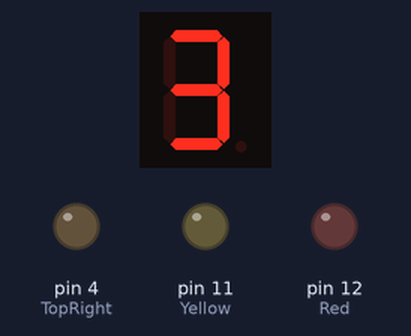
Bench run of a sketch on a simulated Arduino Uno, built with avr-gcc and run on an emulated ATmega328P. Shown: 1-digit seven-segment display, output pins drawn as LEDs (lit = HIGH). Wiring (inferred from the names in the program): 1-digit 7-segment display, segments lit when LOW: segments pin 5, pin 3, pin 8, pin 6, pin 10, pin 7, pin 9. The segment pins are drawn as the display they are named for; pins used as bus, display or sensor lines are not drawn.

Above: at 0.1 s.
At 5.1 s:
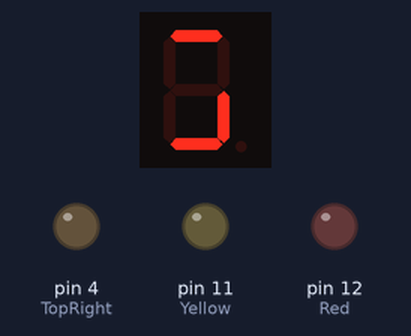
At 6.1 s:
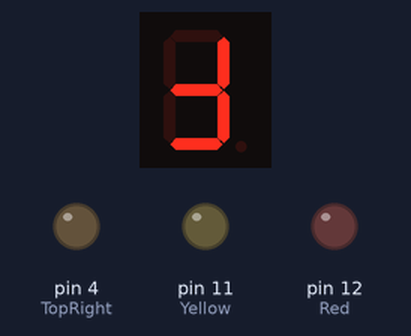
At 8.1 s:
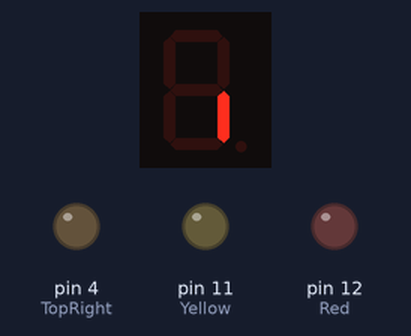
At 17.1 s:
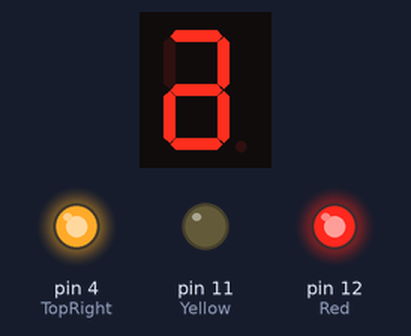
At 33.1 s:
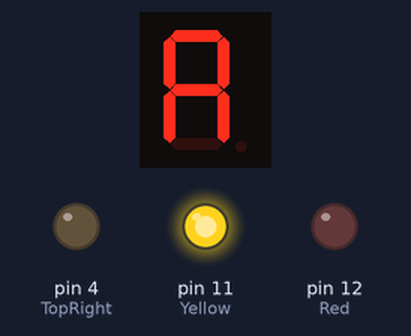
Timing chart, 0 to 40.0 s (numbered marks = the images above):
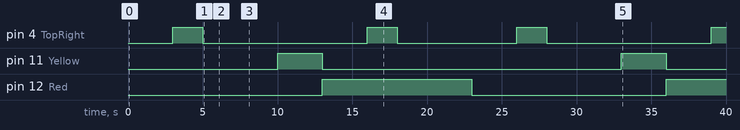

The sketch:

counter.ino
```cpp
#define Top 3
#define TopRight 4
#define TopLeft 5
#define Middle 6
#define BotLeft 7
#define BotRight 8
#define Bot 9
#define Green 10
#define Yellow 11
#define Red 12


void setup() {
  pinMode(Top,OUTPUT);
  pinMode(TopRight,OUTPUT);
  pinMode(TopLeft,OUTPUT);
  pinMode(Middle,OUTPUT);
  pinMode(BotLeft,OUTPUT);
  pinMode(BotRight,OUTPUT);
  pinMode(Bot,OUTPUT);
  pinMode(Green , OUTPUT);
  pinMode(Yellow , OUTPUT);
  pinMode(Red , OUTPUT);
}

void zero(){
  digitalWrite(Top,LOW);
  digitalWrite(TopRight,LOW);
  digitalWrite(TopLeft,LOW);
  digitalWrite(Middle,HIGH);
  digitalWrite(BotLeft,LOW);
  digitalWrite(BotRight,LOW);
  digitalWrite(Bot,LOW);
}


void one(){
  digitalWrite(Top,HIGH);
  digitalWrite(TopRight,LOW);
  digitalWrite(TopLeft,HIGH);
  digitalWrite(Middle,HIGH);
  digitalWrite(BotLeft,HIGH);
  digitalWrite(BotRight,LOW);
  digitalWrite(Bot,HIGH);
}

void two(){
  digitalWrite(Top,LOW);
  digitalWrite(TopRight,LOW);
  digitalWrite(TopLeft,HIGH);
  digitalWrite(Middle,LOW);
  digitalWrite(BotLeft,LOW);
  digitalWrite(BotRight,HIGH);
  digitalWrite(Bot,LOW);
}

void three(){
  digitalWrite(Top,LOW);
  digitalWrite(TopRight,LOW);
  digitalWrite(TopLeft,HIGH);
  digitalWrite(Middle,LOW);
  digitalWrite(BotLeft,HIGH);
  digitalWrite(BotRight,LOW);
  digitalWrite(Bot,LOW);
}

void four(){
  digitalWrite(Top,HIGH);
  digitalWrite(TopRight,LOW);
  digitalWrite(TopLeft,LOW);
  digitalWrite(Middle,LOW);
  digitalWrite(BotLeft,HIGH);
  digitalWrite(BotRight,LOW);
  digitalWrite(Bot,HIGH);
}

void five(){
  digitalWrite(Top,LOW);
  digitalWrite(TopRight,HIGH);
  digitalWrite(TopLeft,LOW);
  digitalWrite(Middle,LOW);
  digitalWrite(BotLeft,HIGH);
  digitalWrite(BotRight,LOW);
  digitalWrite(Bot,LOW);
}

void six(){
  digitalWrite(Top,LOW);
  digitalWrite(TopRight,HIGH);
  digitalWrite(TopLeft,LOW);
  digitalWrite(Middle,LOW);
  digitalWrite(BotLeft,LOW);
  digitalWrite(BotRight,LOW);
  digitalWrite(Bot,LOW);
}

void seven(){
  digitalWrite(Top,LOW);
  digitalWrite(TopRight,LOW);
  digitalWrite(TopLeft,HIGH);
  digitalWrite(Middle,HIGH);
  digitalWrite(BotLeft,HIGH);
  digitalWrite(BotRight,LOW);
  digitalWrite(Bot,HIGH);
}

void eight(){
  digitalWrite(Top,LOW);
  digitalWrite(TopRight,LOW);
  digitalWrite(TopLeft,LOW);
  digitalWrite(Middle,LOW);
  digitalWrite(BotLeft,LOW);
  digitalWrite(BotRight,LOW);
  digitalWrite(Bot,LOW);
}

void nine(){
  digitalWrite(Top,LOW);
  digitalWrite(TopRight,LOW);
  digitalWrite(TopLeft,LOW);
  digitalWrite(Middle,LOW);
  digitalWrite(BotLeft,HIGH);
  digitalWrite(BotRight,LOW);
  digitalWrite(Bot,LOW);
}

void count_down(){
  nine();
  delay(1000);
  eight();
  delay(1000);
  seven();
  delay(1000);
  six();
  delay(1000);
  five();
  delay(1000);
  four();
  delay(1000);
  three();
  delay(1000);
  two();
  delay(1000);
  one();
  delay(1000);
  zero();
  delay(1000);
}

void loop() {
digitalWrite(Green , HIGH);
count_down();
digitalWrite(Yellow , HIGH);
digitalWrite(Green , LOW);
delay(3000);
digitalWrite(Yellow , LOW);
digitalWrite(Red , HIGH);
count_down();
digitalWrite(Red , LOW);


}
```

Measured:
- by itself, pin 4 (TopRight): goes HIGH 2.0 s, LOW 11.0 s, HIGH 2.0 s, LOW 8.0 s, HIGH 2.0 s, LOW 11.0 s, then HIGH
- by itself, pin 11 (Yellow): alternates HIGH for 3.0 s and LOW for 20.0 s
- by itself, pin 12 (Red): LOW → HIGH at 13.0 s, → LOW 10.0 s later, → HIGH 13.0 s later
- what the display in image 1 shows lasts 1.0 s, from 5.0 s to 6.0 s
